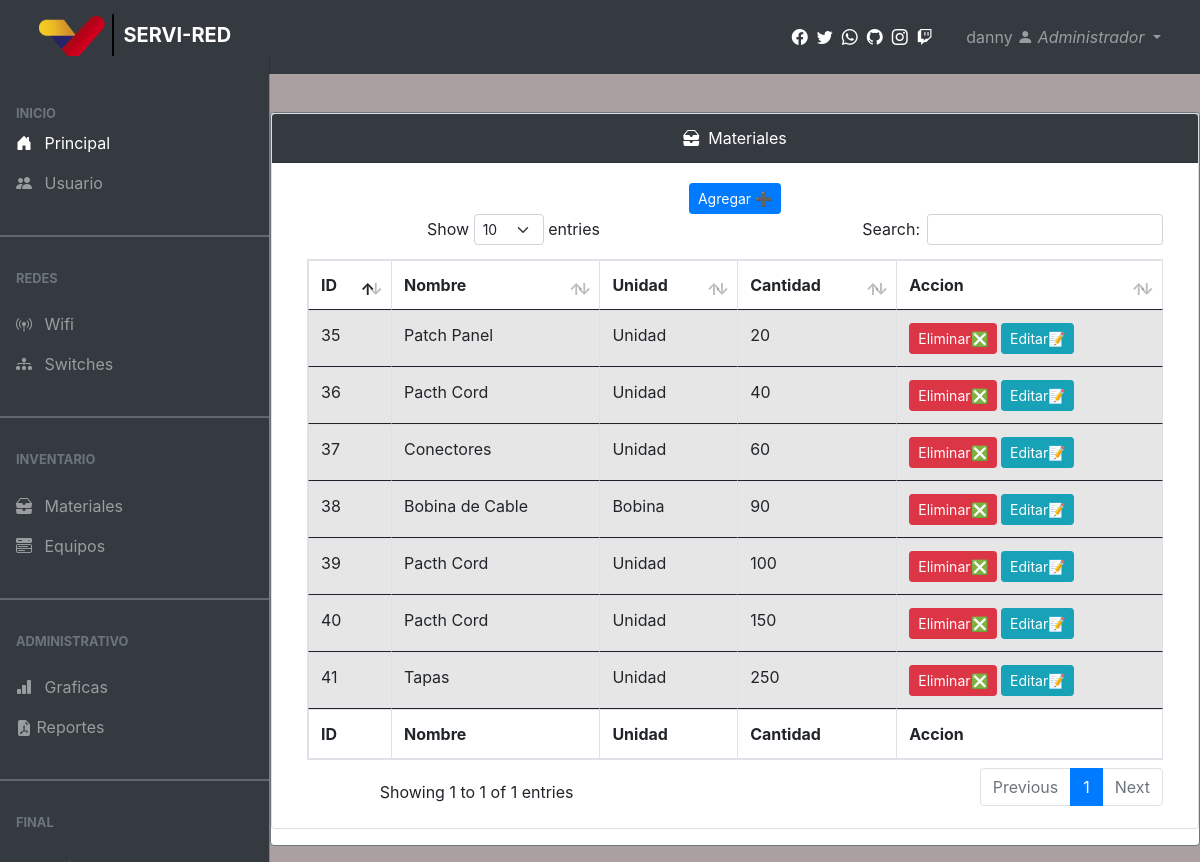
/principal-materiales.php (signed in), run on the app's committed database.
### tables this page shows
CREATE TABLE `materiales` (
  `id` bigint UNSIGNED NOT NULL,
  `nombre` varchar(150) NOT NULL,
  `unidad` varchar(150) NOT NULL,
  `cantidad` int NOT NULL
);

### datatablas/cuerpo-materiale.php (the view, shortened to what this page needs)
<!doctype html>
<html lang="en">
  <head>
  <?php
    include "conexion-dos.php";
?>
    <link rel="stylesheet" href="https://stackpath.bootstrapcdn.com/bootstrap/4.4.1/css/bootstrap.min.css">
    <link rel="stylesheet" type="text/css" href="https://cdn.datatables.net/v/bs4/dt-1.10.20/datatables.min.css"/>
  </head>
  <body>
  <button type="button" class="btn btn-primary btn-sm text-white" data-toggle="modal" data-target="#modalcrear">Agregar
  &#x2795;
</button>
    <div class="container">
       <div class="row">
           <div class="col-lg-12">
               <div>
           <div>
            <table id="example" class="table table-striped table-bordered" style="width:100%">
                <thead>
                    <tr>
                        <th>ID</th>
                        <th>Nombre</th>
                        <th>Unidad</th>
                        <th>Cantidad</th>
                        <th>Accion</th>
                    </tr>
                </thead>
                <?php
         $sql="SELECT * from materiales";
         $result=mysqli_query($conexion,$sql);
         while($mostrar=mysqli_fetch_array($result)){
                    ?>
                <tbody>
                    <tr>
      <td><?php echo $mostrar['id'] ?></td>
			<td><?php echo $mostrar['nombre'] ?></td>
			<td><?php echo $mostrar['unidad'] ?></td>
			<td><?php echo $mostrar['cantidad'] ?></td>
                        <td>
<button type= 'button' class= 'btn btn-danger btn-sm' onclick="CanContinue ()" title="Eliminar">Eliminar&#x274e;</button>
                        <a href="principal-editar-materiales.php?id=<?php echo $mostrar['id'];?> " >
                         <button type= 'button' class= 'btn btn-info btn-sm'  title="Editar" data-target="#danny"> Editar&#x1f4dd; </button>
                    </td>
                    </tr>
                </tbody>
                <?php
}
?>
                <tfoot>
                    <tr>
                        <th>ID</th>
                        <th>Nombre</th>
                        <th>Unidad</th>
                        <th>Cantidad</th>
                        <th>Accion</th>
                    </tr>
                </tfoot>
            </table>
           </div>
       </div>
    </div>
  </body>

### cuerpo-materiales.php (shortened to what this page needs)
<main class="mt-5 pt-3">
<center><br><br>
<div class="card border-secondary mb-3" style="max-width: 80rem;">
<div class="row">
          <div class="col-md-12 mb-3">
            <div class="card">
              <div class="card-header bg-dark text-white">
                <span><i class="bi bi-inboxes-fill"></i></span> &nbsp;Materiales
              </div>
              <div class="card-body">
                <div class="table-responsive">
<?php
include('sql/conexion-dos.php');
    $sql="SELECT perfil from usuarios where '$variable'=usuario;";
    $result=mysqli_query($conexion,$sql);
    while($mostrar=mysqli_fetch_array($result)){
     ?>
      <?php
            $tu=$mostrar['perfil'];
            if ($tu == 'Administrador') {
              require("datatablas/cuerpo-materiale.php");
          } else
          if ($tu == 'Basico') {
              require("datatablas/materiales2.php");
          }
            ?>
  <?php
  }
   ?>
                </div>
              </div>
            </div>
          </div>
        </div>
      </div>
      </main>

### librerias/css/fondo.css (style rules this page uses)
body { background-color: rgb(165, 165, 165); height: 100%; width: 100%; }
.card { background-color: rgb(213, 219, 219); }

### data on the page
materiales: id "35", nombre "Patch Panel", unidad "Unidad", cantidad "20"
materiales: id "36", nombre "Pacth Cord", unidad "Unidad", cantidad "40"
materiales: id "37", nombre "Conectores", unidad "Unidad", cantidad "60"
materiales: id "38", nombre "Bobina de Cable", unidad "Bobina", cantidad "90"
materiales: id "39", nombre "Pacth Cord", unidad "Unidad", cantidad "100"
materiales: id "40", nombre "Pacth Cord", unidad "Unidad", cantidad "150"
materiales: id "41", nombre "Tapas", unidad "Unidad", cantidad "250"

### other printed values
$_SESSION['usuario'] "danny"
$tu "Administrador"
